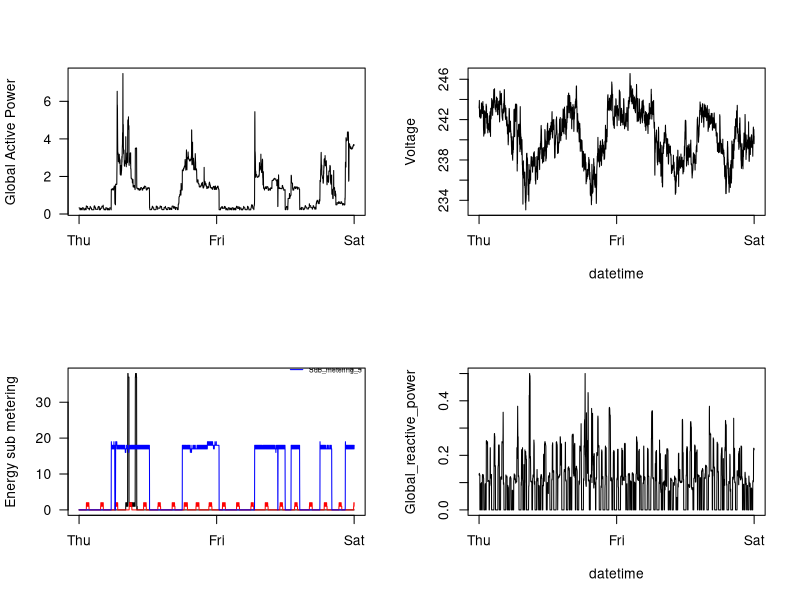

The R script that drew this image:

datos = read.csv("HPC_assignment1.csv")

graphics.off()

par(mfrow=c(2,2))

# Figure (1,1)
plot(datos$Global_active_power, type="l", axes=FALSE,
     xlab="", ylab="Global Active Power")

axis(1, at=c(1, 1441, 2880), labels = c("Thu", "Fri", "Sat"))
axis(2, las=2)
box()

# Figure (1,2)
plot(datos$Voltage, type="l", axes=FALSE,
     xlab="datetime", ylab="Voltage")

axis(1, at=c(1, 1441, 2880), labels = c("Thu", "Fri", "Sat"))
axis(2)
box()

# Figure (2,1)

plot(datos$Sub_metering_1, type="l", axes=FALSE,
     xlab="", ylab="Energy sub metering")
lines(datos$Sub_metering_2, col="red")
lines(datos$Sub_metering_3, col="blue")

axis(1, at=c(1, 1441, 2880), labels = c("Thu", "Fri", "Sat"))
axis(2, las=2)
box()

legend("topright", bty="n", inset=c(0,-0.06),
       legend = paste0("Sub_metering_",1:3),
       col=c("black", "red", "blue"), lty=1,
       y.intersp=0.3, cex=0.5)

# Figure (2,2)

plot(datos$Global_reactive_power, type="l", axes=FALSE,
     xlab="datetime", ylab="Global_reactive_power")

axis(1, at=c(1, 1441, 2880), labels = c("Thu", "Fri", "Sat"))
axis(2)
box()

dev.copy(png, file="plot4.png", width = 480, height = 480)
dev.off()
